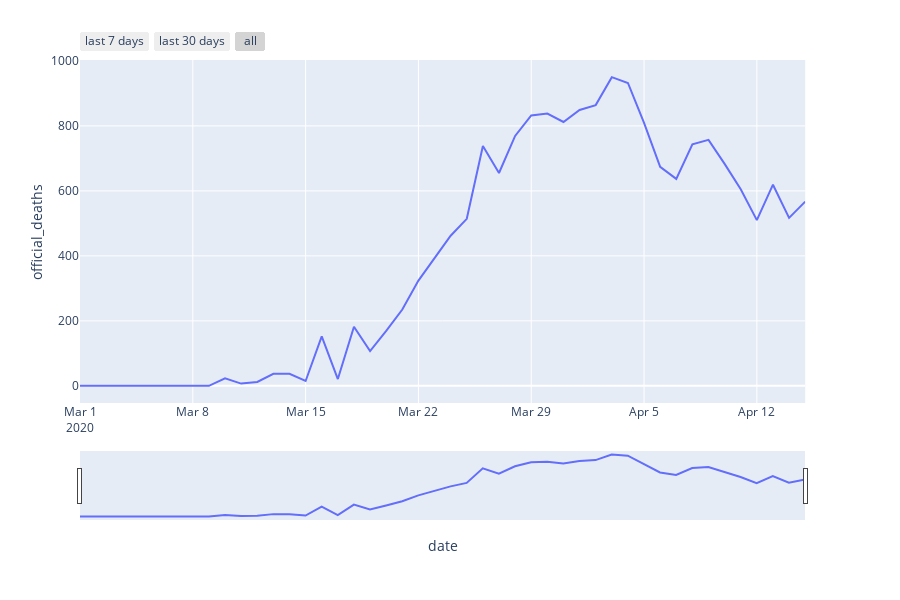

This figure's notebook cell:
### Code cell
fig = px.line(official_data, x='date', y='official_deaths', title='')

fig.update_xaxes(
    rangeslider_visible=True,
    rangeselector=dict(
        buttons=list([
            dict(count=7, label="last 7 days", step="day", stepmode="backward"),
            dict(count=1, label="last 30 days", step="month", stepmode="backward"),
            dict(step="all")
        ])
    )
)
fig.show()

### Figure 1 — Plotly figure (JSON) as saved in the notebook; plotly's stock layout.template omitted (floating-point values rounded to 4 significant figures)
{"data": [{"hoverlabel": {"namelength": 0}, "hovertemplate": "date=%{x}<br>official_deaths=%{y}", "legendgroup": "", "line": {"color": "#636efa", "dash": "solid"}, "mode": "lines", "name": "", "showlegend": false, "type": "scatter", "x": ["2020-03-01T00:00:00", "2020-03-02T00:00:00", "2020-03-03T00:00:00", "2020-03-04T00:00:00", "2020-03-05T00:00:00", "2020-03-06T00:00:00", "2020-03-07T00:00:00", "2020-03-08T00:00:00", "2020-03-09T00:00:00", "2020-03-10T00:00:00", "2020-03-11T00:00:00", "2020-03-12T00:00:00", "2020-03-13T00:00:00", "2020-03-14T00:00:00", "2020-03-15T00:00:00", "2020-03-16T00:00:00", "2020-03-17T00:00:00", "2020-03-18T00:00:00", "2020-03-19T00:00:00", "2020-03-20T00:00:00", "2020-03-21T00:00:00", "2020-03-22T00:00:00", "2020-03-23T00:00:00", "2020-03-24T00:00:00", "2020-03-25T00:00:00", "2020-03-26T00:00:00", "2020-03-27T00:00:00", "2020-03-28T00:00:00", "2020-03-29T00:00:00", "2020-03-30T00:00:00", "2020-03-31T00:00:00", "2020-04-01T00:00:00", "2020-04-02T00:00:00", "2020-04-03T00:00:00", "2020-04-04T00:00:00", "2020-04-05T00:00:00", "2020-04-06T00:00:00", "2020-04-07T00:00:00", "2020-04-08T00:00:00", "2020-04-09T00:00:00", "2020-04-10T00:00:00", "2020-04-11T00:00:00", "2020-04-12T00:00:00", "2020-04-13T00:00:00", "2020-04-14T00:00:00", "2020-04-15T00:00:00"], "xaxis": "x", "y": [0, 0, 0, 0, 1, 2, 2, 0, 0, 23, 7, 12, 37, 37, 15, 152, 21, 182, 107, 169, 235, 324, 394, 462, 514, 738, 655, 769, 832, 838, 812, 849, 864, 950, 932, 809, 674, 637, 743, 757, 683, 605, 510, 619, 517, 567], "yaxis": "y"}], "layout": {"height": 600, "legend": {"tracegroupgap": 0}, "margin": {"t": 60}, "xaxis": {"anchor": "y", "domain": [0, 0.98], "rangeselector": {"buttons": [{"count": 7, "label": "last 7 days", "step": "day", "stepmode": "backward"}, {"count": 1, "label": "last 30 days", "step": "month", "stepmode": "backward"}, {"step": "all"}]}, "rangeslider": {"visible": true}, "title": {"text": "date"}}, "yaxis": {"anchor": "x", "domain": [0, 1], "title": {"text": "official_deaths"}}}}
